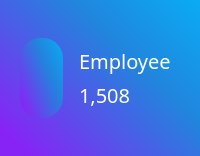
       <widget class="QFrame" name="employee">
        <property name="maximumSize">
         <size>
          <width>320</width>
          <height>155</height>
         </size>
        </property>
        <property name="styleSheet">
         <string notr="true">background-color: rgb(255,255,255);
border-radius: 40px;
background-color: qlineargradient(spread:pad, x1:0, y1:0.812, x2:1, y2:0, stop:0 rgba(135, 36, 245, 255), stop:0.61194 rgba(33, 133, 221, 255), stop:1 rgba(10, 172, 244, 255));</string>
        </property>
        <property name="frameShape">
         <enum>QFrame::StyledPanel</enum>
        </property>
        <property name="frameShadow">
         <enum>QFrame::Raised</enum>
        </property>
        <layout class="QGridLayout" name="gridLayout_7" columnstretch="1,0">
         <property name="sizeConstraint">
          <enum>QLayout::SetMinimumSize</enum>
         </property>
         <property name="leftMargin">
          <number>20</number>
         </property>
         <property name="topMargin">
          <number>38</number>
         </property>
         <property name="rightMargin">
          <number>20</number>
         </property>
         <property name="bottomMargin">
          <number>38</number>
         </property>
         <property name="spacing">
          <number>7</number>
         </property>
         <item row="0" column="0" rowspan="2">
          <widget class="QFrame" name="frame_13">
           <property name="maximumSize">
            <size>
             <width>90</width>
             <height>90</height>
            </size>
           </property>
           <property name="styleSheet">
            <string notr="true">border-radius: 20px;</string>
           </property>
           <property name="frameShape">
            <enum>QFrame::StyledPanel</enum>
           </property>
           <property name="frameShadow">
            <enum>QFrame::Raised</enum>
           </property>
           <layout class="QGridLayout" name="gridLayout_57">
            <item row="0" column="0">
             <widget class="QLabel" name="label_20">
              <property name="styleSheet">
               <string notr="true">background-color: none;
image: url(:/logo/image/businessman (1).png);</string>
              </property>
              <property name="text">
               <string/>
              </property>
             </widget>
            </item>
           </layout>
          </widget>
         </item>
         <item row="0" column="1" rowspan="2">
          <widget class="QFrame" name="frame_8">
           <property name="maximumSize">
            <size>
             <width>183</width>
             <height>90</height>
            </size>
           </property>
           <property name="styleSheet">
            <string notr="true">background-color: none;</string>
           </property>
           <property name="frameShape">
            <enum>QFrame::StyledPanel</enum>
           </property>
           <property name="frameShadow">
            <enum>QFrame::Raised</enum>
           </property>
           <layout class="QVBoxLayout" name="verticalLayout">
            <item>
             <widget class="QLabel" name="label_8">
              <property name="font">
               <font>
                <family>Arial Rounded MT Bold</family>
                <pointsize>15</pointsize>
                <weight>50</weight>
                <bold>false</bold>
               </font>
              </property>
              <property name="styleSheet">
               <string notr="true">background-color: qlineargradient(spread:pad, x1:0, y1:0, x2:1, y2:1, stop:0 rgba(0, 0, 0, 0), stop:1 rgba(255, 255, 255, 0));
color: white;</string>
              </property>
              <property name="text">
               <string>Employee</string>
              </property>
             </widget>
            </item>
            <item>
             <widget class="QLabel" name="label_10">
              <property name="font">
               <font>
                <family>Arial Rounded MT Bold</family>
                <pointsize>15</pointsize>
                <weight>50</weight>
                <bold>false</bold>
               </font>
              </property>
              <property name="styleSheet">
               <string notr="true">background-color: qlineargradient(spread:pad, x1:0, y1:0, x2:1, y2:1, stop:0 rgba(0, 0, 0, 0), stop:1 rgba(255, 255, 255, 0));
color: white;</string>
              </property>
              <property name="text">
               <string>1,508</string>
              </property>
             </widget>
            </item>
           </layout>
          </widget>
         </item>
        </layout>
       </widget>
